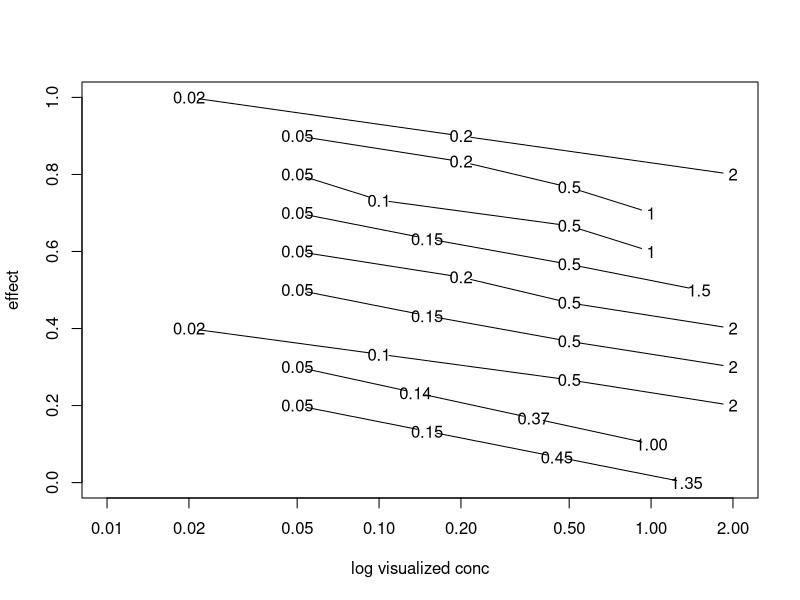
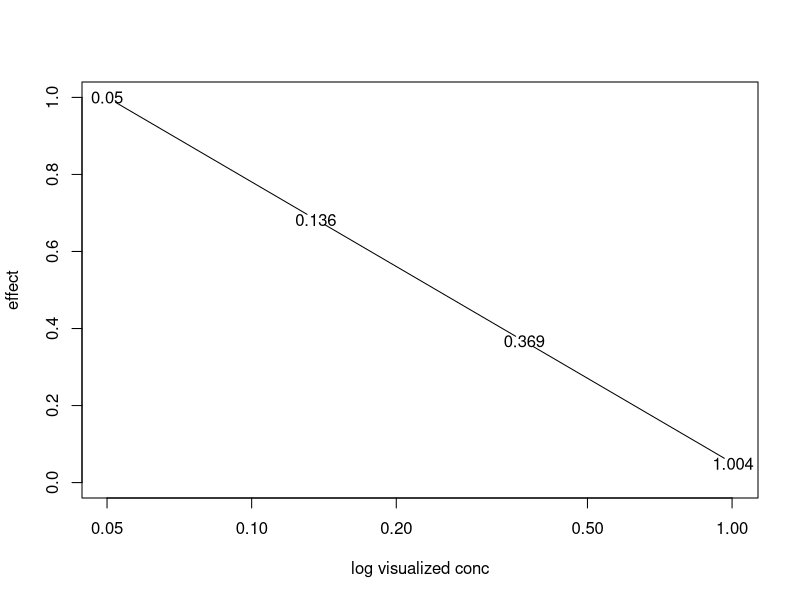

The R script that drew these images, in order:
plot(1,1,pch=NA, ylim=c(0,1),xlim=c(0.01,2),xlab="log visualized conc",ylab="effect",log="x")
points((c(2,0.2,0.02)),c(seq(0.8,1,length.out=3)), ylim=c(0,1),pch=NA,type="b")
text((c(2,0.2,0.02)),c(seq(0.8,1,length.out=3)),c("2","0.2","0.02"))
points((c(1,0.5,0.2,0.05)),c(seq(0.7,0.9,length.out=4)), pch=NA,type="b")
text((c(1,0.5,0.2,0.05)),c(seq(0.7,0.9,length.out=4)),c("1","0.5","0.2","0.05"))
points((c(1,0.5,0.1,0.05)),c(seq(0.6,0.8,length.out=4)), pch=NA,type="b")
text((c(1,0.5,0.1,0.05)),c(seq(0.6,0.8,length.out=4)),c("1","0.5","0.1","0.05"))
points((c(1.5,0.5,0.15,0.05)),c(seq(0.5,0.7,length.out=4)), pch=NA,type="b")
text((c(1.5,0.5,0.15,0.05)),c(seq(0.5,0.7,length.out=4)),c("1.5","0.5","0.15","0.05"))
points((c(2,0.5,0.2,0.05)),c(seq(0.4,0.6,length.out=4)), pch=NA,type="b")
text((c(2,0.5,0.2,0.05)),c(seq(0.4,0.6,length.out=4)),c("2","0.5","0.2","0.05"))
points((c(2,0.5,0.15,0.05)),c(seq(0.3,0.5,length.out=4)), pch=NA,type="b")
text((c(2,0.5,0.15,0.05)),c(seq(0.3,0.5,length.out=4)),c("2","0.5","0.15","0.05"))
points((c(2,0.5,0.1,0.02)),c(seq(0.2,0.4,length.out=4)), pch=NA,type="b")
text((c(2,0.5,0.1,0.02)),c(seq(0.2,0.4,length.out=4)),c("2","0.5","0.1","0.02"))
points((c(1.004277,0.3694528,0.1359141,0.05)),c(seq(0.1,0.3,length.out=4)), pch=NA,type="b")
text((c(1.004277,0.3694528,0.1359141,0.05)),c(seq(0.1,0.3,length.out=4)),c("1.00","0.37","0.14","0.05"))
points((c(1.35,0.45,0.15,0.05)),c(seq(0.0,0.2,length.out=4)), pch=NA,type="b")
text((c(1.35,0.45,0.15,0.05)),c(seq(0.0,0.2,length.out=4)),c("1.35","0.45","0.15","0.05"))



effectmag <- 0.95
numtreats <- 4
startinglow <- 0.05
factorstart <- exp(1)

df <- data.frame(effmag=seq(1,1-effectmag,length.out=numtreats))
df$treatstart <- startinglow
df$factor <- factorstart
df$ID <- as.numeric(row.names(df))-1
df$treat <- df$treatstart*(df$factor^df$ID)
#df
plot(1,1,pch=NA, ylim=c(0,1),xlim=c(min(df$treat),max(df$treat)),xlab="log visualized conc",ylab="effect",log="x")
points(effmag~treat, data=df, pch=NA, type="b")
text(effmag~treat, data=df, bquote(.(round(df$treat,3))))
